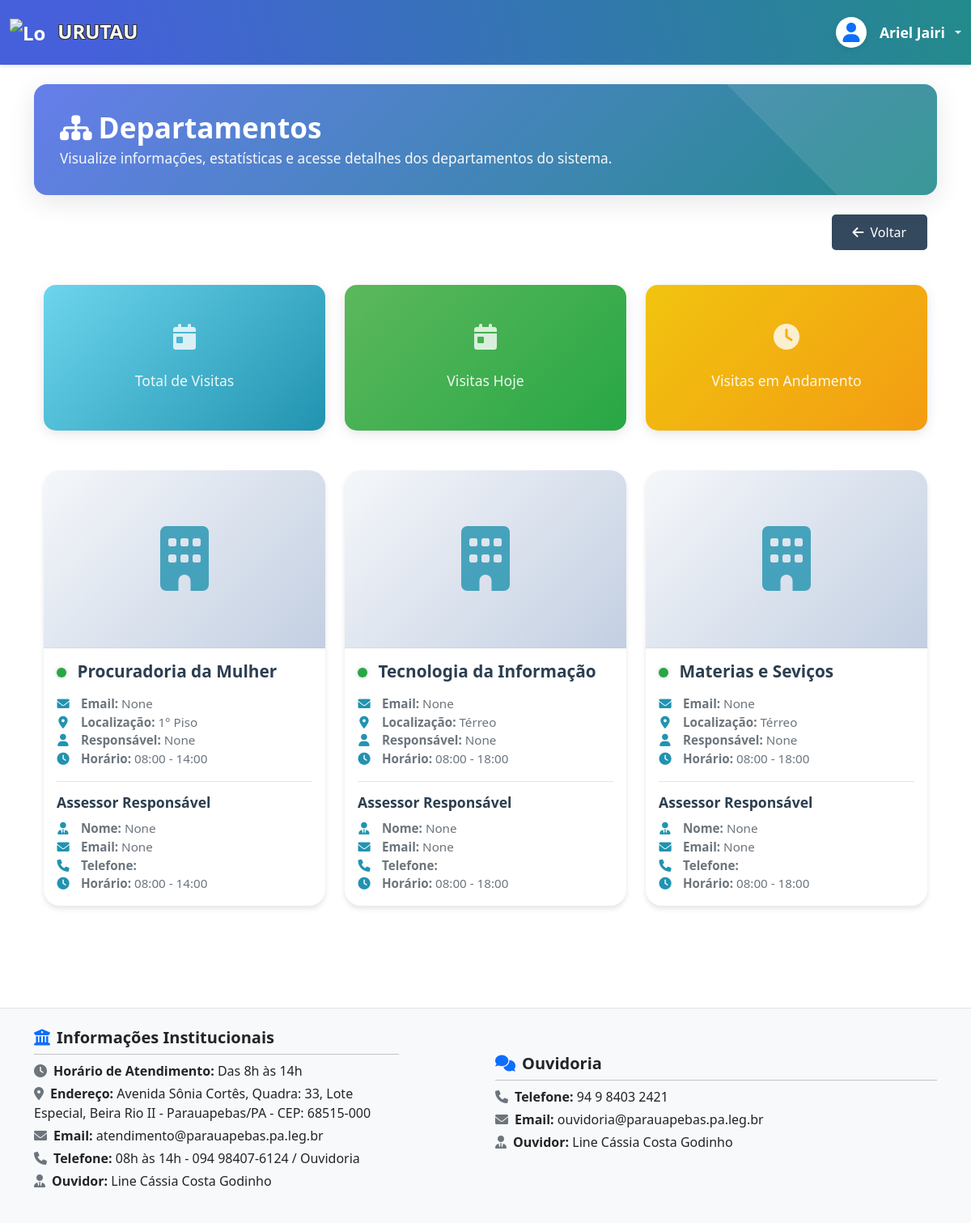
The app's page /recepcao/departamentos/ (signed in) with its own data.
### apps/recepcao/models.py (models this page shows, shortened)
class Setor(models.Model):
    TIPO_CHOICES = [
        ('gabinete', 'Gabinete'),
        ('departamento', 'Departamento')
    ]
    LOCALIZACAO_CHOICES = [
        ('terreo', 'Térreo'),
        ('plenario', 'Plenário'),
        ('primeiro_piso', '1° Piso'),
        ('segundo_piso', '2° Piso'),
    ]
    FUNCAO_CHOICES = [
        ('assessor_1', 'Assessor I'),
        ('assessor_2', 'Assessor II'),
        ('assessor_3', 'Assessor III'),
        ('assessor_4', 'Assessor IV'),
        ('assessor_5', 'Assessor V'),
        ('assessor_6', 'Assessor VI'),
        ('assessor_7', 'Assessor VII'),
        ('assessor_8', 'Assessor VIII'),
        ('assessor_9', 'Assessor IX'),
        ('assessor_10', 'Assessor X'),
        ('agente_parlamentar', 'Agente Parlamentar'),
        ('Chefe_de_Gabinete', 'Chefe de Gabinete'),
        ('Chefe_de_Departamento', 'Chefe de Departamento'),
        ('outros', 'Outros')
    ]
    tipo = models.CharField('Tipo', max_length=20, choices=TIPO_CHOICES)
    localizacao = models.CharField('Localização', max_length=20, choices=LOCALIZACAO_CHOICES)
    horario_abertura = models.TimeField('Horário de Abertura', blank=True, null=True)
    horario_fechamento = models.TimeField('Horário de Fechamento', blank=True, null=True)
    nome_vereador = models.CharField(max_length=100, verbose_name="Nome do Vereador/Responsável")
    email_vereador = models.EmailField('E-mail do Vereador', max_length=255, blank=True, null=True)
    nome_local = models.CharField('Nome do Local', max_length=100, blank=True, null=True)
    nome_responsavel = models.CharField('Nome do Responsável', max_length=100, blank=True, null=True)
    funcao = models.CharField('Função/Cargo', max_length=21, choices=FUNCAO_CHOICES, blank=True, null=True)
    horario_entrada = models.TimeField('Horário de Entrada', blank=True, null=True)
    horario_saida = models.TimeField('Horário de Saída', blank=True, null=True)
    email = models.EmailField('E-mail', max_length=255, blank=True, null=True)
    ativo = models.BooleanField('Ativo', default=True)
    usuario = models.OneToOneField('auth.User', on_delete=models.SET_NULL, null=True, blank=True, related_name='setor_responsavel', verbose_name='Usuário')
    data_criacao = models.DateTimeField('Data de Criação', auto_now_add=True)
    data_atualizacao = models.DateTimeField('Data de Atualização', auto_now=True)
    class Meta:
        verbose_name = 'Setor'
        verbose_name_plural = 'Setores'
        ordering = ['tipo', 'localizacao']

### apps/recepcao/views.py (the view)
# urls.py: path('departamentos/', views.home_departamentos, name='home_departamentos'),
@login_required(login_url='autenticacao:login_sistema')
def home_departamentos(request):
    departamentos = Setor.objects.filter(tipo='departamento')
    context = {
        'departamentos': departamentos,
    }
    return render(request, 'recepcao/home_departamentos.html', context)

### templates/recepcao/home_departamentos.html (shortened to what this page needs)
{% extends 'base.html' %}
{% load static %}
{% block content %}
<div class="dashboard-header mb-4">
    <div class="dashboard-header-content">
        <h1 class="page-title mb-1" style="font-size:2.2rem; font-weight:700; color:#fff;">
            <i class="fas fa-sitemap me-2"></i>Departamentos
        </h1>
        <div style="color:#f8f9fa; font-size:1.08rem; font-weight:400;">
            Visualize informações, estatísticas e acesse detalhes dos departamentos do sistema.
        </div>
    </div>
</div>
<div class="container-fluid">
    <div class="d-flex justify-content-end">
        {% include 'includes/botao_voltar.html' %}
    </div>
    <div class="row mb-4 mt-2">
        <div class="col-md-4">
            <div class="stat-card stat-card-visitas-hoje">
                <i class="fas fa-calendar-day stat-icon"></i>
                <p>Total de Visitas</p>
            </div>
        </div>
        <div class="col-md-4">
            <div class="stat-card stat-card-visitas-andamento">
                <i class="fas fa-calendar-day stat-icon"></i>
                <p>Visitas Hoje</p>
            </div>
        </div>
        <div class="col-md-4">
            <div class="stat-card stat-card-total-visitas">
                <i class="fas fa-clock stat-icon"></i>
                <p>Visitas em Andamento</p>
            </div>
        </div>
    </div>
    <div class="row">
        {% for departamento in departamentos %}
        <div class="col-xl-4 col-md-6 mb-4">
            <a href="{% url 'recepcao:detalhes_departamento' departamento.id %}" class="card-link">
                <div class="card">
                    <div class="gabinete-icon">
                        <i class="fas fa-building"></i>
                    </div>
                    <div class="card-body">
                        <h5 class="card-title">
                            <span class="status-indicator status-aberto"></span>
                            {{ departamento.nome_local }}
                        </h5>
                        <p class="card-text">
                            <i class="fas fa-envelope info-icon"></i>
                            <strong>Email:</strong> {{ departamento.email }}<br>
                            <i class="fas fa-map-marker-alt info-icon"></i>
                            <strong>Localização:</strong> {{ departamento.get_localizacao_display }}<br>
                            <i class="fas fa-user info-icon"></i>
                            <strong>Responsável:</strong> {{ departamento.nome_responsavel }}<br>
                            <i class="fas fa-clock info-icon"></i>
                            <strong>Horário:</strong> {{ departamento.horario_abertura|time:"H:i" }} - {{ departamento.horario_fechamento|time:"H:i" }}
                        </p>
                        <div class="assessor-info">
                            <h6 class="assessor-title">Assessor Responsável</h6>
                            <p class="card-text">
                                <i class="fas fa-user-tie info-icon"></i>
                                <strong>Nome:</strong> {{ departamento.nome_responsavel }}<br>
                                <i class="fas fa-envelope info-icon"></i>
                                <strong>Email:</strong> {{ departamento.email }}<br>
                                <i class="fas fa-phone info-icon"></i>
                                <strong>Telefone:</strong> {{ departamento.telefone }}<br>
                                <i class="fas fa-clock info-icon"></i>
                                <strong>Horário:</strong> {{ departamento.horario_abertura|time:"H:i" }} - {{ departamento.horario_fechamento|time:"H:i" }}
                            </p>
                        </div>
                    </div>
                </div>
            </a>
        </div>
        {% endfor %}
    </div>
</div>
{% endblock %}

### templates/base.html (shortened to what this page needs)
<!DOCTYPE html>
<html lang="pt-br">
<head>
    <link href="https://cdn.jsdelivr.net/npm/bootstrap@5.3.0/dist/css/bootstrap.min.css" rel="stylesheet">
    <link href="https://cdnjs.cloudflare.com/ajax/libs/font-awesome/6.0.0/css/all.min.css" rel="stylesheet">
    {% load static %}
    {% load grupos_tags %}
    <link href="{% static 'css/style.css' %}" rel="stylesheet">
</head>
<body>
    {% if not hide_header_footer %}
    <nav class="navbar navbar-expand-lg navbar-dark" style="background: linear-gradient(075deg,rgb(69, 96, 218) 10%, #238b8b 100%);">
        <div class="container-fluid">
            <a class="navbar-brand" href="{% url 'main:home_sistema' %}">
                <img src="{% static 'img/logo-urutau.png' %}" alt="Logo Urutau" style="height: 45px; max-width: 45px; object-fit: contain;" class="me-2 align-middle">
                <span style="text-shadow: -1px -1px 0 #333, 1px -1px 0 #333, -1px 1px 0 #333, 1px 1px 0 #333;">URUTAU</span>
            </a>
            <div class="ms-auto d-flex align-items-center">
                {% if user.is_authenticated %}
                <div class="dropdown">
                    <a href="#" class="d-flex align-items-center text-white text-decoration-none dropdown-toggle" id="dropdownUserMenu" data-bs-toggle="dropdown" aria-expanded="false" style="gap: 0.5rem;">
                        <span class="avatar-circle bg-white text-primary d-flex align-items-center justify-content-center me-2" style="width: 38px; height: 38px; border-radius: 50%; font-size: 1.5rem; box-shadow: 0 2px 8px rgba(0,0,0,0.08);">
                            <i class="fas fa-user"></i>
                        </span>
                        <span class="fw-semibold" style="font-size: 1.1rem;">{{ user.get_full_name|default:user.username }}</span>
                    </a>
                </div>
                {% endif %}
            </div>
        </div>
    </nav>
    {% endif %}
    <div class="container my-4">
        {% block content %}
        {% endblock %}
    </div>
    {% if not hide_header_footer %}
    <footer class="bg-light text-dark py-4 mt-5 border-top">
      <div class="container">
        <div class="row align-items-center">
          <div class="col-md-5 mb-3">
            <h5 class="fw-bold mb-2"><i class="fas fa-university me-2 text-primary"></i>Informações Institucionais</h5>
            <hr class="my-2">
            <p class="mb-1"><i class="fas fa-clock me-2 text-secondary"></i><strong>Horário de Atendimento:</strong> Das 8h às 14h</p>
            <p class="mb-1"><i class="fas fa-map-marker-alt me-2 text-secondary"></i><strong>Endereço:</strong> Avenida Sônia Cortês, Quadra: 33, Lote Especial, Beira Rio II - Parauapebas/PA - CEP: 68515-000</p>
            <p class="mb-1"><i class="fas fa-envelope me-2 text-secondary"></i><strong>Email:</strong> atendimento@parauapebas.pa.leg.br</p>
            <p class="mb-1"><i class="fas fa-phone me-2 text-secondary"></i><strong>Telefone:</strong> 08h às 14h - 094 98407-6124 / Ouvidoria</p>
            <p class="mb-0"><i class="fas fa-user-tie me-2 text-secondary"></i><strong>Ouvidor:</strong> Line Cássia Costa Godinho</p>
          </div>
          <div class="col-md-6 mb-3 text-md-start text-start">
            <h5 class="fw-bold mb-2"><i class="fas fa-comments me-2 text-primary"></i>Ouvidoria</h5>
            <hr class="my-2">
            <p class="mb-1"><i class="fas fa-phone me-2 text-secondary"></i><strong>Telefone:</strong> 94 9 8403 2421</p>
            <p class="mb-1"><i class="fas fa-envelope me-2 text-secondary"></i><strong>Email:</strong> ouvidoria@parauapebas.pa.leg.br</p>
            <p class="mb-0"><i class="fas fa-user-tie me-2 text-secondary"></i><strong>Ouvidor:</strong> Line Cássia Costa Godinho</p>
          </div>
        </div>
      </div>
    </footer>
    {% endif %}
</body>
</html>

### templates/includes/botao_voltar.html (shortened to what this page needs)
<button type="button" class="btn btn-voltar" onclick="voltarOuHome()" aria-label="Voltar">
    <i class="fas fa-arrow-left me-2"></i>Voltar
</button>

### static/css/style.css (style rules this page uses)
:root { --primary-color: #0D6EFD; --secondary-color: #34495e; --accent-color: #3498db; --success-color: #2ecc71; --warning-color: #f1c40f; --danger-color: #e74c3c; --light-color: #ecf0f1; --dark-color: #2c3e50; }
body { background: linear-gradient(to right, #fff 0%, rgba(255,255,255,0.85) 10%, rgba(255,255,255,0) 25%, rgba(255,255,255,0) 75%, rgba(255,255,255,0.85) 90%, #fff 100%); min-height: 100vh; display: flex; flex-direction: column; font-family: 'Segoe UI', Tahoma, Geneva, Verdana, sans-serif; }
.navbar { box-shadow: 0 2px 4px rgba(0,0,0,.1); padding: 1rem 0; }
.navbar-brand { font-weight: bold; font-size: 1.5rem; }
.card { border: none; border-radius: 10px; box-shadow: 0 4px 6px rgba(0,0,0,.1); transition: transform 0.3s ease, box-shadow 0.3s ease; margin-bottom: 1.5rem; }
.btn { border-radius: 5px; padding: 0.5rem 1.5rem; font-weight: 500; transition: all 0.3s ease; }
.stat-card { color: white; border-radius: 15px; padding: 25px; margin-bottom: 25px; box-shadow: 0 4px 15px rgba(0,0,0,0.1); transition: all 0.3s ease; border: none; height: 180px; display: flex; flex-direction: column; justify-content: center; align-items: center; text-align: center; }
.stat-card p { font-size: 1.1rem; margin: 0; opacity: 0.9; }
.stat-icon { font-size: 2.5rem; margin-bottom: 15px; opacity: 0.8; }
.stat-card-visitas-hoje { background: linear-gradient(135deg, #6dd5ed, #2193b0) !important; }
.stat-card-visitas-andamento { background: linear-gradient(135deg, #5cb85c, #28a745) !important; }
.stat-card-total-visitas { background: linear-gradient(135deg, #f1c40f, #f39c12) !important; }
.stat-card, .stat-card * { color: #fff !important; }
.btn-voltar { background: #34495e; color: #fff; border: 2px solid #34495e; margin-bottom: 2.2rem; min-height: 100%; display: flex; align-items: center; justify-content: center; }

### templates/recepcao/home_departamentos.html (style rules this page uses)
:root { --primary-gradient: linear-gradient(135deg, #667eea 0%, #238b8b 100%); --border-radius: 16px; --card-shadow: 0 8px 32px rgba(0, 0, 0, 0.1); }
.dashboard-header { background: var(--primary-gradient); border-radius: var(--border-radius); padding: 2rem; margin-bottom: 2rem; color: white; box-shadow: var(--card-shadow); position: relative; overflow: hidden; }
.dashboard-header::before { content: ''; position: absolute; top: -50%; right: -50%; width: 100%; height: 200%; background: rgba(255, 255, 255, 0.1); transform: rotate(45deg); z-index: 1; }
.dashboard-header-content { position: relative; z-index: 2; }
.card { transition: all 0.3s ease; border: none; border-radius: 20px; overflow: hidden; background: #fff; box-shadow: 0 4px 6px rgba(0,0,0,0.1); margin-bottom: 30px; width: 100%; max-width: 450px; margin-left: auto; margin-right: auto; }
.gabinete-icon { height: 220px; display: flex; align-items: center; justify-content: center; background: linear-gradient(135deg, #f5f7fa 0%, #c3cfe2 100%); border-bottom: 1px solid rgba(0,0,0,0.1); }
.gabinete-icon i { font-size: 5rem; color: #2193b0; opacity: 0.8; }
.status-indicator { width: 12px; height: 12px; border-radius: 50%; display: inline-block; margin-right: 8px; box-shadow: 0 0 5px rgba(0,0,0,0.2); }
.status-aberto { background-color: #28a745; }
.stat-card { color: white; border-radius: 15px; padding: 25px; margin-bottom: 25px; box-shadow: 0 4px 15px rgba(0,0,0,0.1); transition: all 0.3s ease; border: none; height: 180px; display: flex; flex-direction: column; justify-content: center; align-items: center; text-align: center; }
.stat-card p { font-size: 1.1rem; margin: 0; opacity: 0.9; }
.card-title { font-size: 1.3rem; font-weight: 600; margin-bottom: 1rem; color: #2c3e50; }
.card-text { color: #6c757d; font-size: 0.95rem; }
.info-icon { margin-right: 10px; color: #2193b0; width: 16px; text-align: center; }
.card-link { text-decoration: none; color: inherit; }
.page-title { color: #2c3e50; font-weight: 600; margin: 0; }
.stat-icon { font-size: 2rem; margin-bottom: 15px; opacity: 0.8; }
.assessor-info { margin-top: 15px; padding-top: 15px; border-top: 1px solid rgba(0,0,0,0.1); }
.assessor-title { font-size: 1.1rem; color: #2c3e50; margin-bottom: 10px; font-weight: 600; }
.stat-card-visitas-hoje { background: linear-gradient(135deg, #6dd5ed, #2193b0); }
.stat-card-visitas-andamento { background: linear-gradient(135deg, #5cb85c, #28a745); }
.stat-card-total-visitas { background: linear-gradient(135deg, #f1c40f, #f39c12); }

### records on screen
Setor: nome_local "Procuradoria da Mulher", email "None", localizacao "1° Piso", nome_responsavel "None", horario_abertura "08:00", horario_fechamento "14:00"
Setor: nome_local "Tecnologia da Informação", email "None", localizacao "Térreo", nome_responsavel "None", horario_abertura "08:00", horario_fechamento "18:00"
Setor: nome_local "Materias e Seviços", email "None", localizacao "Térreo", nome_responsavel "None", horario_abertura "08:00", horario_fechamento "18:00"

### other values on screen
{{ user.get_full_name|default:user.username }} "Ariel Jairi"
